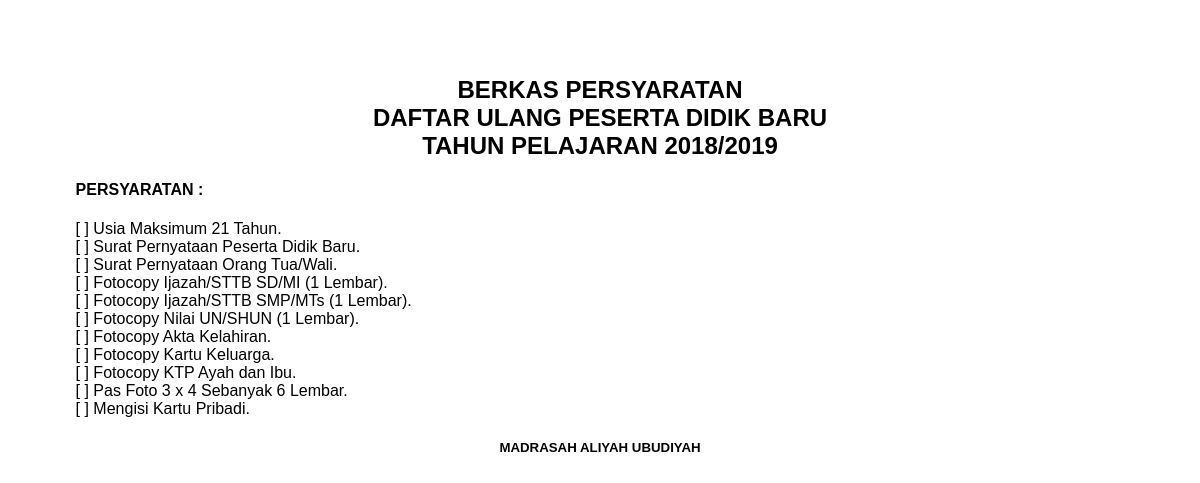
The page /admin/cover_berkas.php on the database its author committed.
### tables this page shows
CREATE TABLE `persyaratan` (
  `id_persyaratan` int(11) NOT NULL,
  `nama_persyaratan` text NOT NULL
);

### admin/cover_berkas.php (the view, shortened to what this page needs)
<?php
  $tahun1 = date('Y');
  $tahun2 =$tahun1 - 1;
?>
<!DOCTYPE html>
<html>
<head>
</head>
<body>
 <h2 style="text-transform: uppercase; text-align: center;">Berkas Persyaratan </br>
 Daftar Ulang Peserta Didik Baru </br>
 Tahun Pelajaran <?php echo $tahun2.'/'.$tahun1; ?></h2>
 <div class="form-group" align="left">
 	<h4>PERSYARATAN :</h4>
 		<?php
	 		$hasil = mysql_query("SELECT * FROM persyaratan ORDER BY id_persyaratan ASC");
	 		while($tabel = mysql_fetch_array($hasil)) {
	 		echo '[  ] '; echo $tabel['nama_persyaratan'].'.</br>';
 		} ?>
 </div>
 <h5 style="text-transform: uppercase; text-align: center;">Madrasah Aliyah Ubudiyah</h5>
</body>
</html>

### admin/cover_berkas.php (style rules this page uses)
body { font-family: sans-serif; margin-top: 2cm; margin-bottom: 2cm; margin-right: 2cm; margin-left: 2cm; }

### rows shown on the page
persyaratan: nama_persyaratan "Usia Maksimum 21 Tahun"
persyaratan: nama_persyaratan "Surat Pernyataan Peserta Didik Baru"
persyaratan: nama_persyaratan "Surat Pernyataan Orang Tua/Wali"
persyaratan: nama_persyaratan "Fotocopy Ijazah/STTB SD/MI (1 Lembar)"
persyaratan: nama_persyaratan "Fotocopy Ijazah/STTB SMP/MTs (1 Lembar)"
persyaratan: nama_persyaratan "Fotocopy Nilai UN/SHUN (1 Lembar)"
persyaratan: nama_persyaratan "Fotocopy Akta Kelahiran"
persyaratan: nama_persyaratan "Fotocopy Kartu Keluarga"
persyaratan: nama_persyaratan "Fotocopy KTP Ayah dan Ibu"
persyaratan: nama_persyaratan "Pas Foto 3 x 4 Sebanyak 6 Lembar"
persyaratan: nama_persyaratan "Mengisi Kartu Pribadi"
